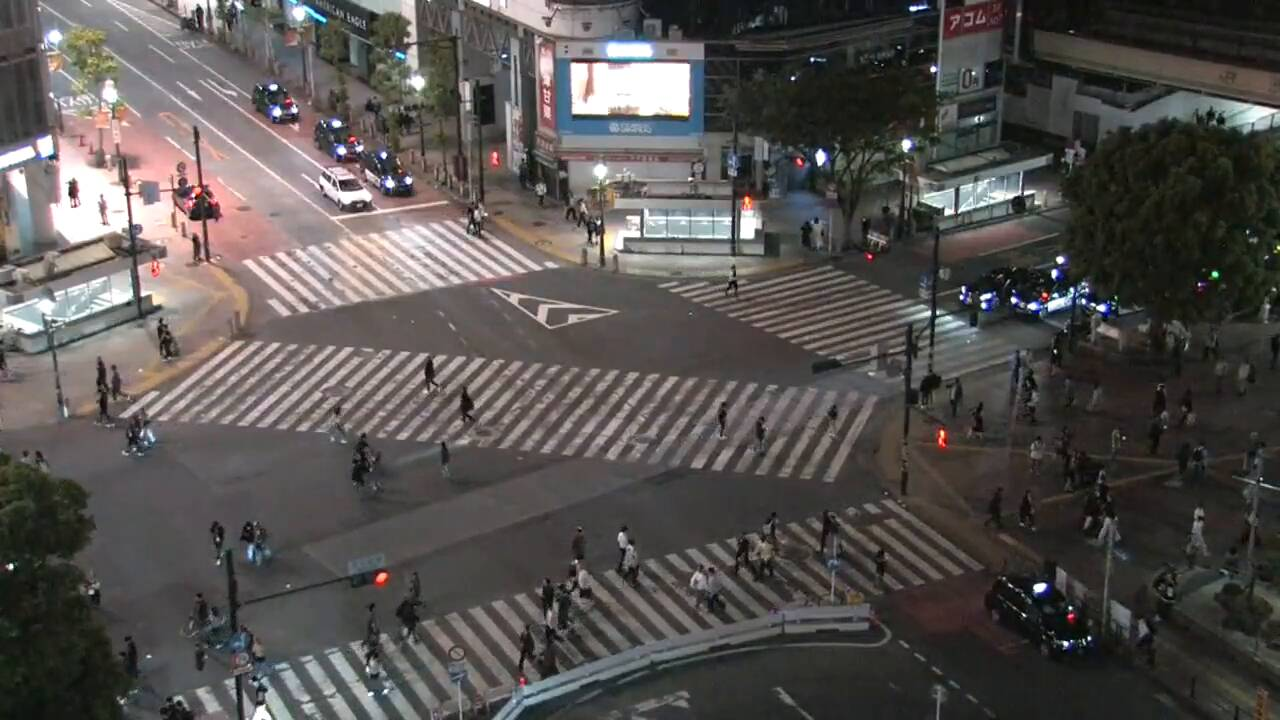
#> input picture data/20240512/20240512_001800.jpg, 1280 x 720 px, given as the content of the folder ../data/cropped/20240512/car, which was not available
$ jupyter execute --allow-errors classification_cars.ipynb
#> lines starting #> are read from the running program, lines starting #| are printed output that depends on the picture; pictures that were not available may be replaced by others from this repository, and a replacement may not be noted
[cell 1]
import os

import cv2
from PIL import Image
from ultralytics import YOLO

#> (the rest of this cell did not finish here and is left out)

[cell 2]
i = 0

#> (the rest of this cell did not finish here and is left out)

[cell 3]
img_dir = os.path.join("../data/cropped/20240512/car")
img_files = [f for f in os.listdir(img_dir) if os.path.isfile(os.path.join(img_dir, f))]

[cell 4]
from PIL import Image
import numpy as np
from sklearn.cluster import KMeans
import matplotlib.pyplot as plt


valid_img_files = [f for f in img_files if f.lower().endswith(".jpg")]
valid_sample_img_path = os.path.join(img_dir, valid_img_files[0])
valid_sample_img = Image.open(valid_sample_img_path)
#> valid_sample_img is the input picture: PIL image 1280x720 RGB; mean R, G, B 85.8, 82, 80

valid_img_data = np.array(valid_sample_img)
pixels = valid_img_data.reshape(-1, 3)

wcss = []
cluster_range = range(1, 8)
for k in cluster_range:
    kmeans = KMeans(n_clusters=k, random_state=1963)
    kmeans.fit(pixels)
    wcss.append(kmeans.inertia_)
#> after the loop, wcss = [7.57e+09, 2.56e+09, 1.3e+09, 738328220.9, 525271647.6, 385007173.8, 316744235.3]

plt.figure(figsize=(10, 6))
plt.plot(cluster_range, wcss, marker='o')
plt.title("Elbow Method of KMeans")
plt.xlabel("number of clusters")
plt.ylabel("WCSS")
plt.grid(True)
plt.show()
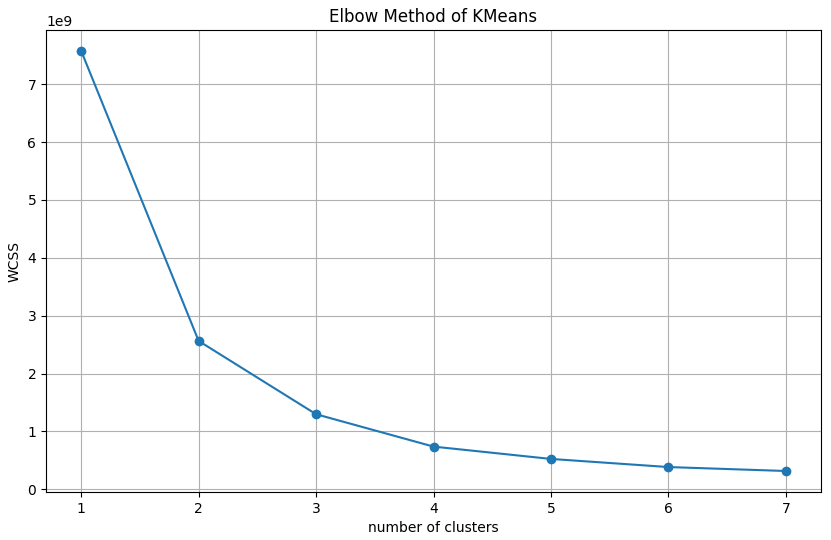
#> figure drawn by matplotlib, 1 panel

[cell 5]
from PIL import Image
import numpy as np
import matplotlib.pyplot as plt

def calculate_histogram(image_path, bins=32, plot=False):
    # 画像を読み込み、numpy配列に変換
#> called with image_path = '../data/20240512/20240512_000000.jpg', bins = 32, plot = True
    image = Image.open(image_path)
    image_array = np.array(image)

    # RGBチャンネルごとのヒストグラムを計算
    red_hist, red_bin_edges = np.histogram(image_array[:, :, 0], bins=bins, range=[0, 256], density=True)
#> red_hist = 32 values, max 0.0107 at index 10, min 0.000125 at index 0, mean 0.00391; red_bin_edges = 33 values from 0 to 256
    green_hist, green_bin_edges = np.histogram(image_array[:, :, 1], bins=bins, range=[0, 256], density=True)
#> green_hist = 32 values, max 0.0117 at index 4, min 5.15e-05 at index 0, mean 0.00391; green_bin_edges = 33 values from 0 to 256
    blue_hist, blue_bin_edges = np.histogram(image_array[:, :, 2], bins=bins, range=[0, 256], density=True)
#> blue_hist = 32 values, max 0.0101 at index 4, min 0.000185 at index 0, mean 0.00391; blue_bin_edges = 33 values from 0 to 256

    # プロットする場合
    if plot:
        plt.figure(figsize=(8, 4))
        plt.title("Color Histogram")
        plt.xlabel("Color value")
        plt.ylabel("Frequency")
        plt.xlim([0, 256])  # X軸の範囲を0から256に設定
        plt.plot(red_bin_edges[0:-1], red_hist, color='red')
        plt.plot(green_bin_edges[0:-1], green_hist, color='green')
        plt.plot(blue_bin_edges[0:-1], blue_hist, color='blue')
        plt.show()
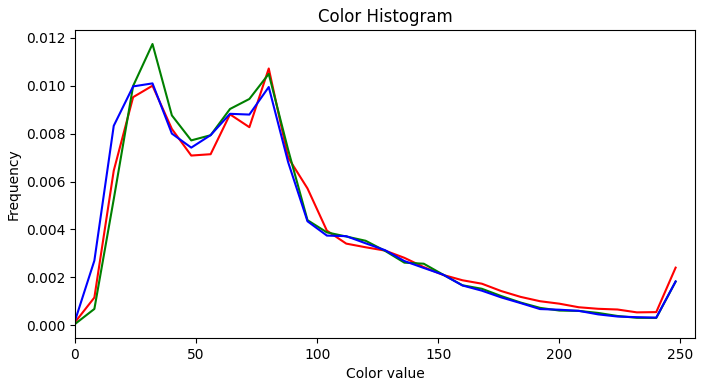
#> figure drawn by matplotlib, 1 panel; curve peaks at x = 80, y = 0.0107; curve peaks at x = 32, y = 0.0117; curve peaks at x = 32, y = 0.0101

    # 各チャンネルのヒストグラムを結合して返す
    histogram = np.concatenate((red_hist, green_hist, blue_hist))
#> histogram = 96 values, max 0.0117 at index 36, min 5.15e-05 at index 32, mean 0.00391
    return histogram

# 使用例
histogram = calculate_histogram(img_path, plot=True)

[cell 6]
all_histograms = []
for file in valid_img_files:
    img_path = os.path.join(img_dir, file)
    hist = calculate_histogram(img_path)
#> hist has the same summary as histogram in calculate_histogram
#> `img_resize = img.resize((w,h))`:
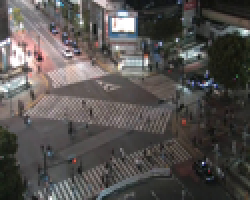
#> img_resize: PIL image 125x100 RGB (shown 2 times larger); mean R, G, B 85.8, 82, 80
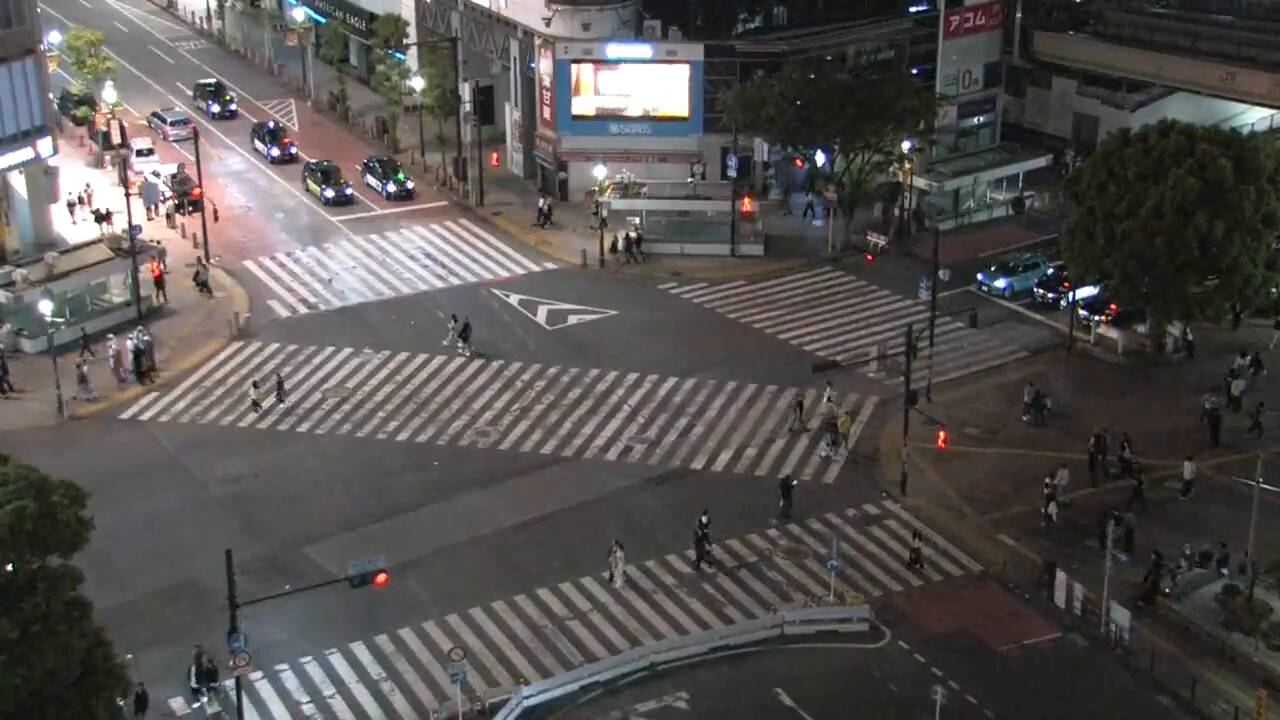
#> input picture data/20240512/20240512_004000.jpg, 1280 x 720 px, found by its file name
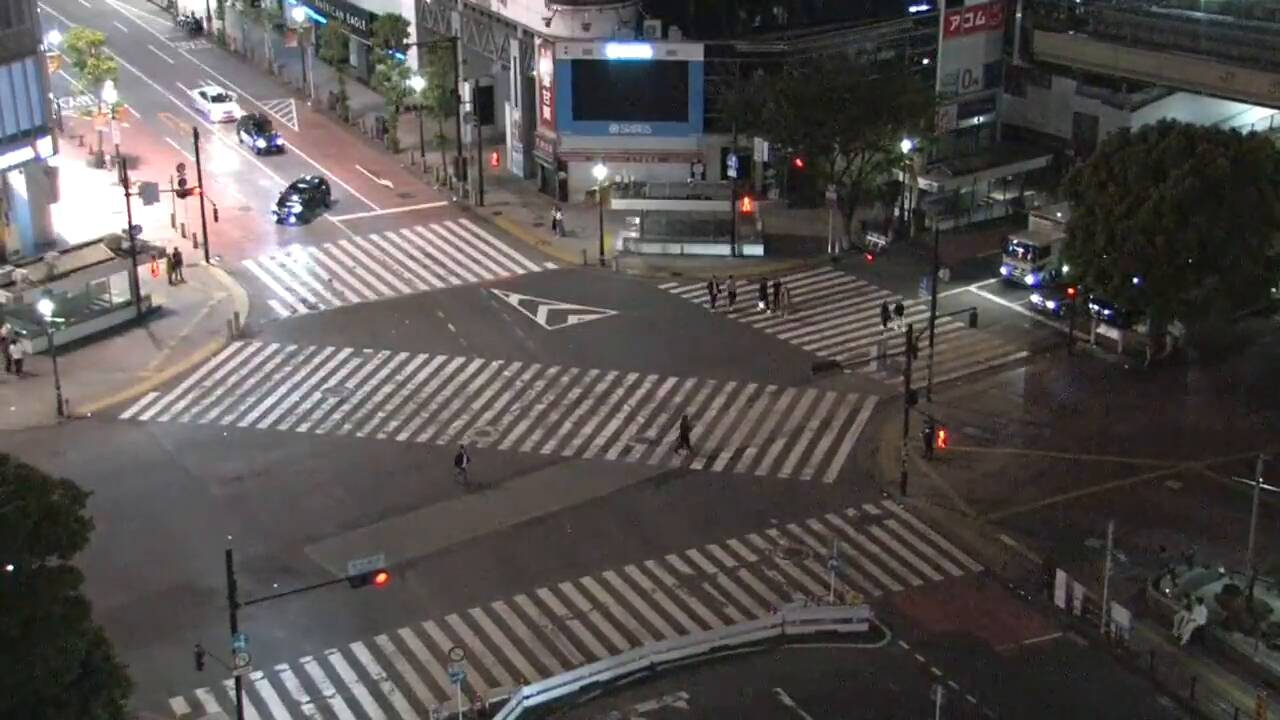
#> input picture data/20240512/20240512_020800.jpg, 1280 x 720 px, found by its file name
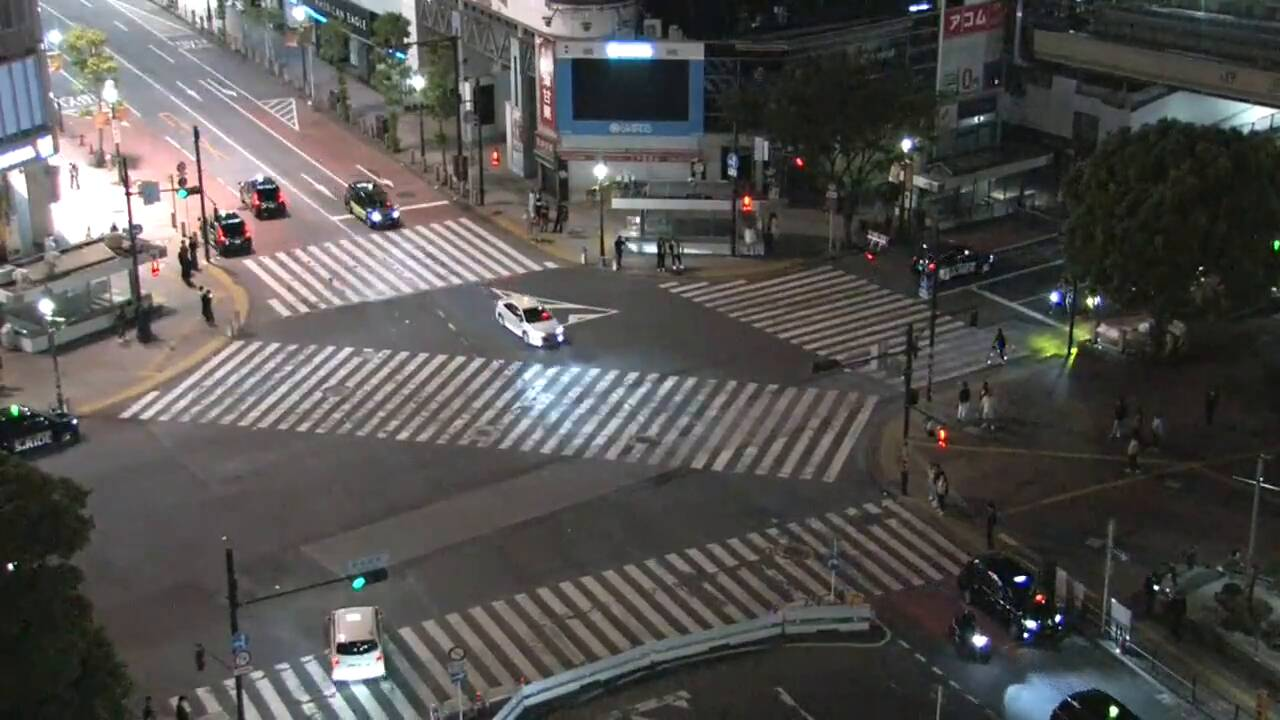
#> input picture data/20240512/20240512_021900.jpg, 1280 x 720 px, found by its file name
    all_histograms.append(hist)

histogram_array = np.array(all_histograms)

kmeans = KMeans(n_clusters=3, random_state=1963)
#> (the rest of this cell did not finish here and is left out)

[cell 7]
#coding: utf-8
import os
import shutil
import numpy as np
from PIL import Image
from skimage import io
from sklearn.cluster import KMeans


#> (the rest of this cell did not finish here and is left out)
